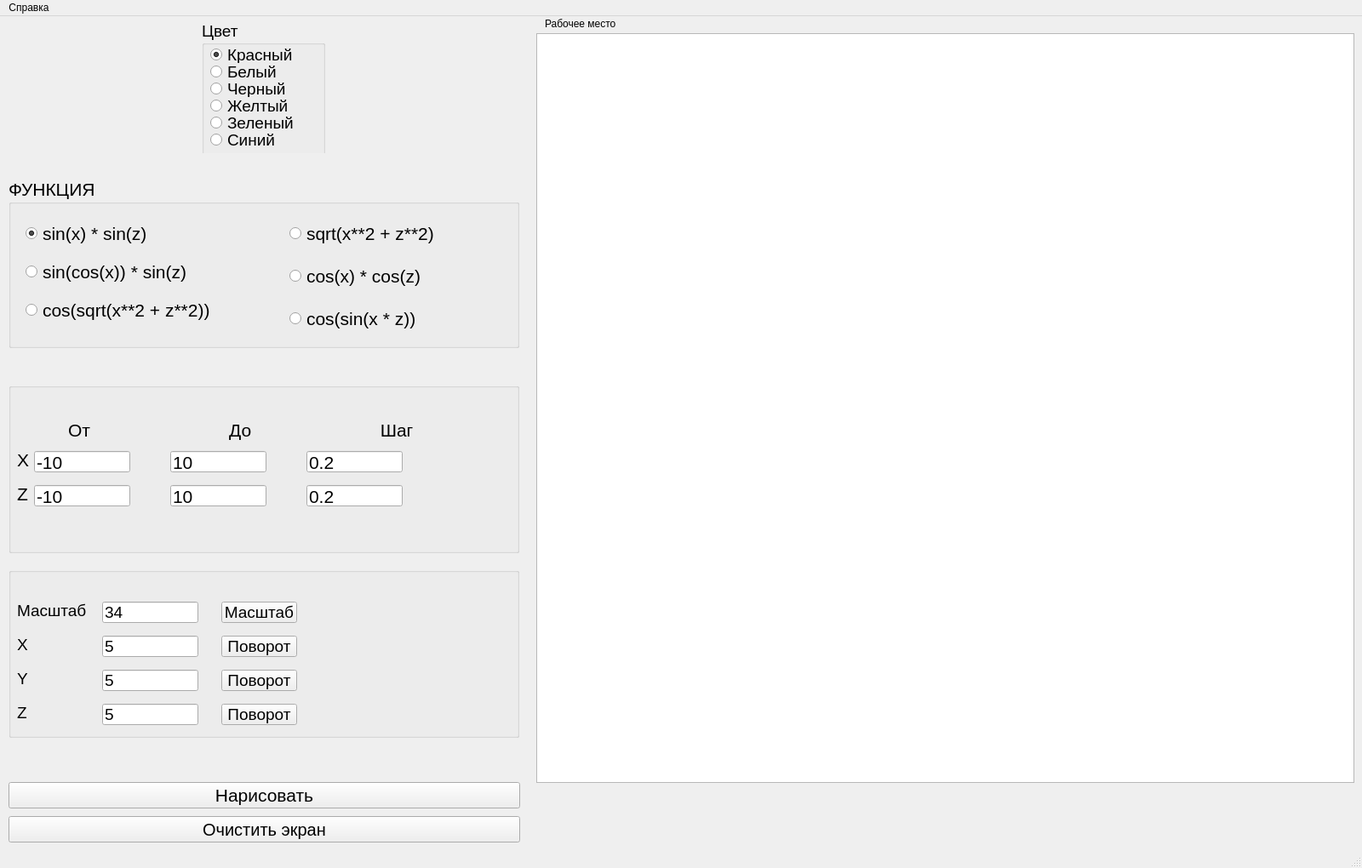
<?xml version="1.0" encoding="UTF-8"?>
<ui version="4.0">
 <class>MainWindow</class>
 <widget class="QMainWindow" name="MainWindow">
  <property name="geometry">
   <rect>
    <x>0</x>
    <y>0</y>
    <width>1600</width>
    <height>1020</height>
   </rect>
  </property>
  <property name="minimumSize">
   <size>
    <width>1600</width>
    <height>1020</height>
   </size>
  </property>
  <property name="maximumSize">
   <size>
    <width>1600</width>
    <height>1020</height>
   </size>
  </property>
  <property name="windowTitle">
   <string>Козлова Ирина, ИУ7-42Б, Лабораторная работа №10</string>
  </property>
  <widget class="QWidget" name="centralwidget">
   <widget class="QWidget" name="verticalLayoutWidget">
    <property name="geometry">
     <rect>
      <x>0</x>
      <y>420</y>
      <width>621</width>
      <height>441</height>
     </rect>
    </property>
    <layout class="QVBoxLayout" name="verticalLayout">
     <item>
      <layout class="QHBoxLayout" name="horizontalLayout_11">
       <item>
        <widget class="QGroupBox" name="groupBoxChooseDRAW_3">
         <property name="minimumSize">
          <size>
           <width>600</width>
           <height>200</height>
          </size>
         </property>
         <property name="maximumSize">
          <size>
           <width>600</width>
           <height>200</height>
          </size>
         </property>
         <property name="font">
          <font>
           <pointsize>16</pointsize>
          </font>
         </property>
         <property name="title">
          <string/>
         </property>
         <widget class="QLabel" name="label_3">
          <property name="geometry">
           <rect>
            <x>10</x>
            <y>80</y>
            <width>16</width>
            <height>20</height>
           </rect>
          </property>
          <property name="text">
           <string>X</string>
          </property>
         </widget>
         <widget class="QLineEdit" name="lineEdit_x_begin">
          <property name="geometry">
           <rect>
            <x>30</x>
            <y>80</y>
            <width>113</width>
            <height>25</height>
           </rect>
          </property>
          <property name="text">
           <string>-10</string>
          </property>
         </widget>
         <widget class="QLineEdit" name="lineEdit_x_end">
          <property name="geometry">
           <rect>
            <x>190</x>
            <y>80</y>
            <width>113</width>
            <height>25</height>
           </rect>
          </property>
          <property name="text">
           <string>10</string>
          </property>
         </widget>
         <widget class="QLineEdit" name="lineEdit_z_begin">
          <property name="geometry">
           <rect>
            <x>30</x>
            <y>120</y>
            <width>113</width>
            <height>25</height>
           </rect>
          </property>
          <property name="text">
           <string>-10</string>
          </property>
         </widget>
         <widget class="QLabel" name="label_5">
          <property name="geometry">
           <rect>
            <x>10</x>
            <y>120</y>
            <width>16</width>
            <height>20</height>
           </rect>
          </property>
          <property name="text">
           <string>Z</string>
          </property>
         </widget>
         <widget class="QLineEdit" name="lineEdit_z_end">
          <property name="geometry">
           <rect>
            <x>190</x>
            <y>120</y>
            <width>113</width>
            <height>25</height>
           </rect>
          </property>
          <property name="text">
           <string>10</string>
          </property>
         </widget>
         <widget class="QLineEdit" name="lineEdit_x_step">
          <property name="geometry">
           <rect>
            <x>350</x>
            <y>80</y>
            <width>113</width>
            <height>25</height>
           </rect>
          </property>
          <property name="text">
           <string>0.2</string>
          </property>
         </widget>
         <widget class="QLineEdit" name="lineEdit_z_step">
          <property name="geometry">
           <rect>
            <x>350</x>
            <y>120</y>
            <width>113</width>
            <height>25</height>
           </rect>
          </property>
          <property name="text">
           <string>0.2</string>
          </property>
         </widget>
         <widget class="QLabel" name="label_2">
          <property name="geometry">
           <rect>
            <x>70</x>
            <y>40</y>
            <width>421</width>
            <height>31</height>
           </rect>
          </property>
          <property name="text">
           <string>От                            До                          Шаг</string>
          </property>
         </widget>
        </widget>
       </item>
      </layout>
     </item>
     <item>
      <layout class="QHBoxLayout" name="horizontalLayout_10">
       <item>
        <widget class="QGroupBox" name="groupBoxChooseDRAW_4">
         <property name="minimumSize">
          <size>
           <width>600</width>
           <height>200</height>
          </size>
         </property>
         <property name="maximumSize">
          <size>
           <width>600</width>
           <height>200</height>
          </size>
         </property>
         <property name="font">
          <font>
           <pointsize>14</pointsize>
          </font>
         </property>
         <property name="title">
          <string/>
         </property>
         <widget class="QLabel" name="label_4">
          <property name="geometry">
           <rect>
            <x>10</x>
            <y>40</y>
            <width>91</width>
            <height>20</height>
           </rect>
          </property>
          <property name="text">
           <string>Масштаб</string>
          </property>
         </widget>
         <widget class="QLineEdit" name="lineEdit_k">
          <property name="geometry">
           <rect>
            <x>110</x>
            <y>40</y>
            <width>113</width>
            <height>25</height>
           </rect>
          </property>
          <property name="text">
           <string>34</string>
          </property>
         </widget>
         <widget class="QLineEdit" name="lineEdit_z_turn">
          <property name="geometry">
           <rect>
            <x>110</x>
            <y>160</y>
            <width>113</width>
            <height>25</height>
           </rect>
          </property>
          <property name="text">
           <string>5</string>
          </property>
         </widget>
         <widget class="QLineEdit" name="lineEdit_x_turn">
          <property name="geometry">
           <rect>
            <x>110</x>
            <y>80</y>
            <width>113</width>
            <height>25</height>
           </rect>
          </property>
          <property name="text">
           <string>5</string>
          </property>
         </widget>
         <widget class="QLineEdit" name="lineEdit_y_turn">
          <property name="geometry">
           <rect>
            <x>110</x>
            <y>120</y>
            <width>113</width>
            <height>25</height>
           </rect>
          </property>
          <property name="text">
           <string>5</string>
          </property>
         </widget>
         <widget class="QLabel" name="label_7">
          <property name="geometry">
           <rect>
            <x>10</x>
            <y>120</y>
            <width>91</width>
            <height>20</height>
           </rect>
          </property>
          <property name="text">
           <string>Y</string>
          </property>
         </widget>
         <widget class="QLabel" name="label_8">
          <property name="geometry">
           <rect>
            <x>10</x>
            <y>80</y>
            <width>91</width>
            <height>20</height>
           </rect>
          </property>
          <property name="text">
           <string>X</string>
          </property>
         </widget>
         <widget class="QLabel" name="label_9">
          <property name="geometry">
           <rect>
            <x>10</x>
            <y>160</y>
            <width>91</width>
            <height>20</height>
           </rect>
          </property>
          <property name="text">
           <string>Z</string>
          </property>
         </widget>
         <widget class="QPushButton" name="pushButton_k">
          <property name="geometry">
           <rect>
            <x>250</x>
            <y>40</y>
            <width>89</width>
            <height>25</height>
           </rect>
          </property>
          <property name="text">
           <string>Масштаб</string>
          </property>
         </widget>
         <widget class="QPushButton" name="pushButton_x_turn">
          <property name="geometry">
           <rect>
            <x>250</x>
            <y>80</y>
            <width>89</width>
            <height>25</height>
           </rect>
          </property>
          <property name="text">
           <string>Поворот</string>
          </property>
         </widget>
         <widget class="QPushButton" name="pushButton_y_turn">
          <property name="geometry">
           <rect>
            <x>250</x>
            <y>120</y>
            <width>89</width>
            <height>25</height>
           </rect>
          </property>
          <property name="text">
           <string>Поворот</string>
          </property>
         </widget>
         <widget class="QPushButton" name="pushButton_z_turn">
          <property name="geometry">
           <rect>
            <x>250</x>
            <y>160</y>
            <width>89</width>
            <height>25</height>
           </rect>
          </property>
          <property name="text">
           <string>Поворот</string>
          </property>
         </widget>
        </widget>
       </item>
      </layout>
     </item>
    </layout>
   </widget>
   <widget class="QGraphicsView" name="graphicsView">
    <property name="geometry">
     <rect>
      <x>630</x>
      <y>20</y>
      <width>961</width>
      <height>881</height>
     </rect>
    </property>
   </widget>
   <widget class="QPushButton" name="pushButton_clean">
    <property name="geometry">
     <rect>
      <x>10</x>
      <y>940</y>
      <width>601</width>
      <height>31</height>
     </rect>
    </property>
    <property name="minimumSize">
     <size>
      <width>0</width>
      <height>30</height>
     </size>
    </property>
    <property name="font">
     <font>
      <pointsize>15</pointsize>
     </font>
    </property>
    <property name="text">
     <string>Очистить экран</string>
    </property>
   </widget>
   <widget class="QLabel" name="label">
    <property name="geometry">
     <rect>
      <x>640</x>
      <y>0</y>
      <width>131</width>
      <height>17</height>
     </rect>
    </property>
    <property name="text">
     <string>Рабочее место</string>
    </property>
   </widget>
   <widget class="QWidget" name="horizontalLayoutWidget">
    <property name="geometry">
     <rect>
      <x>-1</x>
      <y>-1</y>
      <width>621</width>
      <height>162</height>
     </rect>
    </property>
    <layout class="QHBoxLayout" name="horizontalLayout">
     <item>
      <widget class="QGroupBox" name="groupBoxChooserwRESULT">
       <property name="minimumSize">
        <size>
         <width>145</width>
         <height>160</height>
        </size>
       </property>
       <property name="maximumSize">
        <size>
         <width>145</width>
         <height>150</height>
        </size>
       </property>
       <property name="font">
        <font>
         <pointsize>14</pointsize>
        </font>
       </property>
       <property name="title">
        <string>Цвет</string>
       </property>
       <widget class="QRadioButton" name="radioButtonWhite_res">
        <property name="geometry">
         <rect>
          <x>10</x>
          <y>50</y>
          <width>166</width>
          <height>20</height>
         </rect>
        </property>
        <property name="text">
         <string>Белый</string>
        </property>
        <property name="checked">
         <bool>false</bool>
        </property>
       </widget>
       <widget class="QRadioButton" name="radioButtonBlack_res">
        <property name="geometry">
         <rect>
          <x>10</x>
          <y>70</y>
          <width>166</width>
          <height>20</height>
         </rect>
        </property>
        <property name="text">
         <string>Черный</string>
        </property>
       </widget>
       <widget class="QRadioButton" name="radioButtonRed_res">
        <property name="geometry">
         <rect>
          <x>10</x>
          <y>30</y>
          <width>166</width>
          <height>20</height>
         </rect>
        </property>
        <property name="text">
         <string>Красный</string>
        </property>
        <property name="checked">
         <bool>true</bool>
        </property>
       </widget>
       <widget class="QRadioButton" name="radioButtonYellow_res">
        <property name="geometry">
         <rect>
          <x>10</x>
          <y>90</y>
          <width>166</width>
          <height>20</height>
         </rect>
        </property>
        <property name="text">
         <string>Желтый</string>
        </property>
       </widget>
       <widget class="QRadioButton" name="radioButtonGreen_res">
        <property name="geometry">
         <rect>
          <x>10</x>
          <y>110</y>
          <width>181</width>
          <height>20</height>
         </rect>
        </property>
        <property name="text">
         <string>Зеленый</string>
        </property>
       </widget>
       <widget class="QRadioButton" name="radioButtonBlue_res">
        <property name="geometry">
         <rect>
          <x>10</x>
          <y>130</y>
          <width>176</width>
          <height>20</height>
         </rect>
        </property>
        <property name="text">
         <string>Синий</string>
        </property>
       </widget>
      </widget>
     </item>
    </layout>
   </widget>
   <widget class="QWidget" name="horizontalLayoutWidget_2">
    <property name="geometry">
     <rect>
      <x>0</x>
      <y>170</y>
      <width>621</width>
      <height>241</height>
     </rect>
    </property>
    <layout class="QHBoxLayout" name="horizontalLayout_8">
     <item>
      <widget class="QGroupBox" name="groupBoxChooseDRAW">
       <property name="minimumSize">
        <size>
         <width>600</width>
         <height>200</height>
        </size>
       </property>
       <property name="maximumSize">
        <size>
         <width>500</width>
         <height>200</height>
        </size>
       </property>
       <property name="font">
        <font>
         <pointsize>16</pointsize>
        </font>
       </property>
       <property name="title">
        <string>ФУНКЦИЯ</string>
       </property>
       <widget class="QRadioButton" name="radioButton_func_1">
        <property name="geometry">
         <rect>
          <x>20</x>
          <y>40</y>
          <width>331</width>
          <height>51</height>
         </rect>
        </property>
        <property name="font">
         <font>
          <pointsize>16</pointsize>
         </font>
        </property>
        <property name="text">
         <string>sin(x) * sin(z)</string>
        </property>
        <property name="checked">
         <bool>true</bool>
        </property>
       </widget>
       <widget class="QRadioButton" name="radioButton_func_4">
        <property name="geometry">
         <rect>
          <x>330</x>
          <y>40</y>
          <width>261</width>
          <height>51</height>
         </rect>
        </property>
        <property name="font">
         <font>
          <pointsize>16</pointsize>
         </font>
        </property>
        <property name="text">
         <string>sqrt(x**2 + z**2)</string>
        </property>
        <property name="checked">
         <bool>false</bool>
        </property>
       </widget>
       <widget class="QRadioButton" name="radioButton_func_2">
        <property name="geometry">
         <rect>
          <x>20</x>
          <y>80</y>
          <width>351</width>
          <height>61</height>
         </rect>
        </property>
        <property name="font">
         <font>
          <pointsize>16</pointsize>
         </font>
        </property>
        <property name="text">
         <string>sin(cos(x)) * sin(z)</string>
        </property>
        <property name="checked">
         <bool>false</bool>
        </property>
       </widget>
       <widget class="QRadioButton" name="radioButton_func_5">
        <property name="geometry">
         <rect>
          <x>330</x>
          <y>90</y>
          <width>251</width>
          <height>51</height>
         </rect>
        </property>
        <property name="font">
         <font>
          <pointsize>16</pointsize>
         </font>
        </property>
        <property name="text">
         <string>cos(x) * cos(z)</string>
        </property>
       </widget>
       <widget class="QRadioButton" name="radioButton_func_3">
        <property name="geometry">
         <rect>
          <x>20</x>
          <y>130</y>
          <width>331</width>
          <height>51</height>
         </rect>
        </property>
        <property name="font">
         <font>
          <pointsize>16</pointsize>
         </font>
        </property>
        <property name="text">
         <string>cos(sqrt(x**2 + z**2))</string>
        </property>
        <property name="checked">
         <bool>false</bool>
        </property>
       </widget>
       <widget class="QRadioButton" name="radioButton_func_6">
        <property name="geometry">
         <rect>
          <x>330</x>
          <y>140</y>
          <width>166</width>
          <height>51</height>
         </rect>
        </property>
        <property name="font">
         <font>
          <pointsize>16</pointsize>
         </font>
        </property>
        <property name="text">
         <string>cos(sin(x * z))</string>
        </property>
       </widget>
      </widget>
     </item>
    </layout>
   </widget>
   <widget class="QPushButton" name="pushButton_RES">
    <property name="geometry">
     <rect>
      <x>10</x>
      <y>900</y>
      <width>601</width>
      <height>31</height>
     </rect>
    </property>
    <property name="font">
     <font>
      <pointsize>16</pointsize>
     </font>
    </property>
    <property name="text">
     <string>Нарисовать</string>
    </property>
   </widget>
  </widget>
  <widget class="QMenuBar" name="menubar">
   <property name="geometry">
    <rect>
     <x>0</x>
     <y>0</y>
     <width>1600</width>
     <height>22</height>
    </rect>
   </property>
   <widget class="QMenu" name="menu">
    <property name="title">
     <string>Справка</string>
    </property>
    <addaction name="action"/>
   </widget>
   <addaction name="menu"/>
  </widget>
  <widget class="QStatusBar" name="statusbar"/>
  <action name="action">
   <property name="text">
    <string>О программе</string>
   </property>
  </action>
 </widget>
 <resources/>
 <connections/>
</ui>
